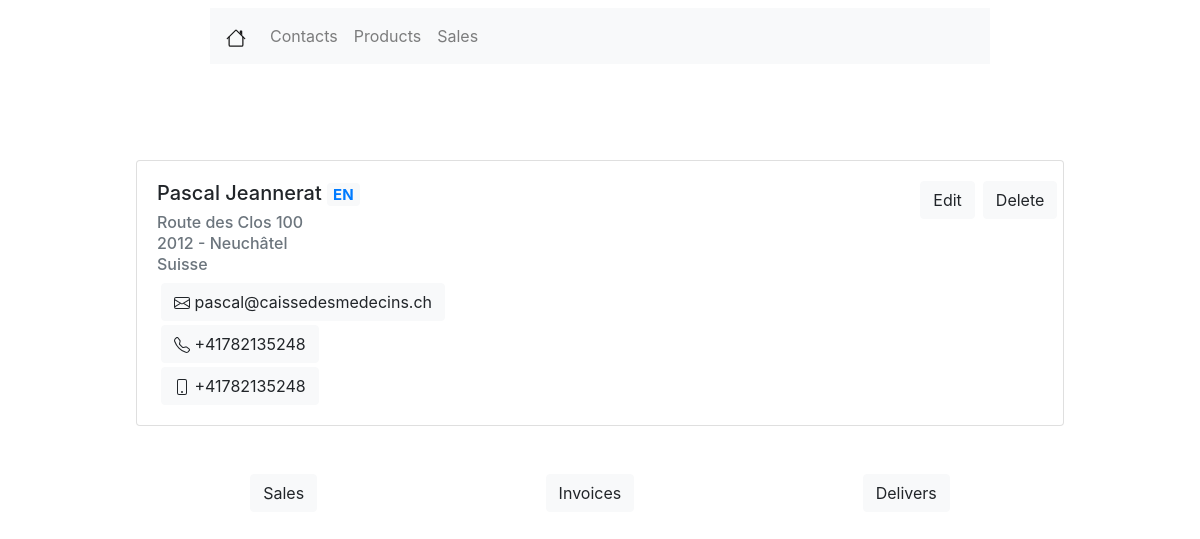
The page /contacts/4/ on the database its author committed.
### contacts/models.py (models this page shows, shortened)
class Contact(models.Model):
    COUNTRY_CHOICES = (
        ('US', 'United States'),
        ('FR', 'France'),
        ('CH', 'Suisse'),
        ('RU', 'Russia'),
        ('IT', 'Italy'),
    )
    TITLE_CHOICES = (
        ('M.', 'Monsieur'),
        ('Mme', 'Madame'),
        ('Melle', 'Mademoiselle'),
        ('NA', 'Sans avis'),
    )
    LANG_CHOICES = (
        ('EN', 'Anglais'),
        ('FR', 'Francais'),
        ('CH', 'Suisse'),
        ('RU', 'Russe'),
        ('IT', 'Italien'),
    )
    is_active = models.BooleanField(verbose_name="active", default=True)
    title = models.CharField(verbose_name="titre", max_length=50, null=False, choices=TITLE_CHOICES, default='Mme')
    lang = models.CharField(verbose_name="Langue", max_length=80, null=False, choices=LANG_CHOICES, default='US')
    name = models.CharField(verbose_name='Prénom', max_length=200, null=True)
    lastname = models.CharField(verbose_name='Nom de famille', max_length=200, null=True)
    age = models.IntegerField(verbose_name='Age', null=True)
    street = models.CharField(verbose_name="Adresse", max_length=100, null=True)
    region_zip = models.IntegerField(verbose_name="Code postale", null=True)
    city = models.CharField(verbose_name="Ville", max_length=200, null=True)
    country = models.CharField(verbose_name="Pays", max_length=100, null=False, choices=COUNTRY_CHOICES, default='CH')
    phone = PhoneNumberField(null=True)
    mobile = PhoneNumberField(null=True)
    email = models.EmailField(verbose_name="E-mail", max_length=254, null=True)
    state = models.CharField(verbose_name="Etat", max_length=20, null=True)

### contacts/views.py (the view)
# urls.py: path('<int:pk>/', views.DetailView.as_view(), name='contact_detail'),
class DetailView(generic.DetailView):
    template_name = 'contacts/contacts_other_infos.html'
    model = Contact
    def get_context_data(self, **kwargs):
        context = super().get_context_data(**kwargs)
        context['next'] = next_in_order(self.object)
        context['previous'] = prev_in_order(self.object)
        return context

### contacts/templates/contacts/contacts_other_infos.html (shortened to what this page needs)
{% extends 'contacts/contacts_formview.html' %}
{% block other_infos %}
    <div class="row mx-auto mt-5 justify-content-around" style="width: 58rem;">
        <button class="btn btn-light" type="button" data-toggle="collapse" data-target="#sales" aria-expanded="false" aria-controls="collapseExample">
        Sales
        </button>
        <button class="btn btn-light" type="button" data-toggle="collapse" data-target="#invoices" aria-expanded="false" aria-controls="collapseExample">
        Invoices
        </button>
        <button class="btn btn-light" type="button" data-toggle="collapse" data-target="#delivers" aria-expanded="false" aria-controls="collapseExample">
        Delivers
        </button>
    </div>
{% endblock %}

### contacts/templates/contacts/contacts_formview.html (shortened to what this page needs)
{% extends 'viewlist/viewlist.html' %}
{% block viewlist %}
    <div class="row mx-auto mt-5 justify-content-center">
        <div class="card" style="width: 58rem;">
            <div class="card-body">
                <div class="row">
                    <div class="col-md-10">
                        <h5 class="card-title">{{ contact.name }} {{ contact.lastname }} <span
                                class="badge bg-light text-primary">{{ contact.lang }}</span></h5>
                    </div>
                    <div class="col-md-2" style="display: inherit">
                        <a class="btn btn-light mr-2" href="{% url 'edit_contact' contact.id %}" role="button">Edit</a>
                        <form action="{% url 'delete_contact' contact.id %}" method="post">
                            <button class="btn btn-light mr-2">Delete</button>
                        </form>
                    </div>
                </div>
                <h6 class="card-subtitle mb-2 text-muted ">{{ contact.street }}</h6>
                <h6 class="card-subtitle mb-2 text-muted">{{ contact.region_zip }} - {{ contact.city }}</h6>
                <h6 class="card-subtitle mb-2 text-muted">{{ contact.get_country_display }}</h6>
                <div class="row ml-1 mb-1">
                    <a class="btn btn-light btn-xlg" href="mailto:{{ contact.email }}">
                        <span class="glyphicon glyphicon-earphone">{{ contact.email }}</span>
                    </a>
                </div>
                {% if contact.phone %}
                    <div class="row ml-1 mb-1">
                        <a class="btn btn-light btn-xlg" href="tel:{{ contact.phone }}">
                            <span class="glyphicon glyphicon-earphone">{{ contact.phone }}</span>
                        </a>
                    </div>
                {% endif %}
                {% if contact.mobile %}
                    <div class="row ml-1 mt-1">
                        <a class="btn btn-light btn-xlg" href="tel:{{ contact.mobile }}">
                            <span class="glyphicon glyphicon-earphone">{{ contact.mobile }}</span>
                        </a>
                    </div>
                {% endif %}
            </div>
        </div>
    </div>
    {% block other_infos %}
    {% endblock %}
{% endblock %}

### rows shown on the page
Contact: name "Pascal", lastname "Jeannerat", lang "EN", street "Route des Clos 100", region_zip "2012", city "Neuchâtel", country "Suisse", email "pascal@caissedesmedecins.ch", phone "+41782135248", mobile "+41782135248"
